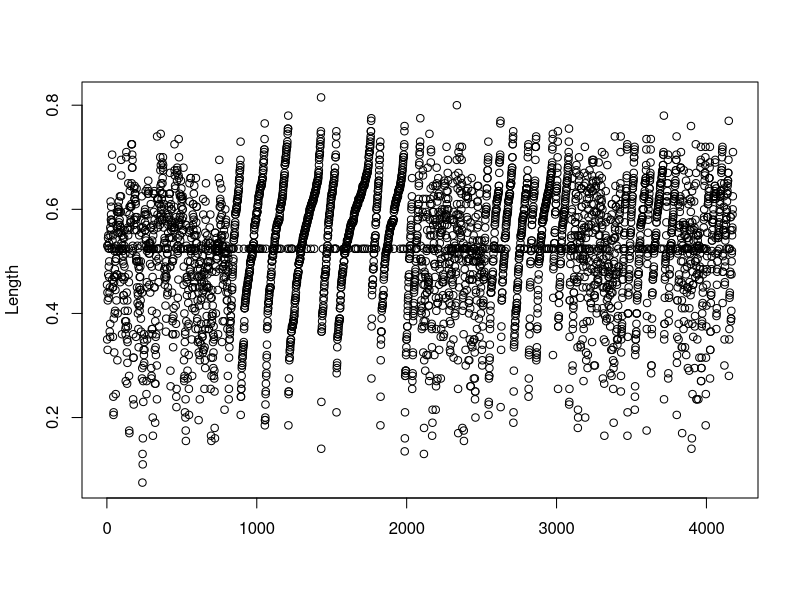
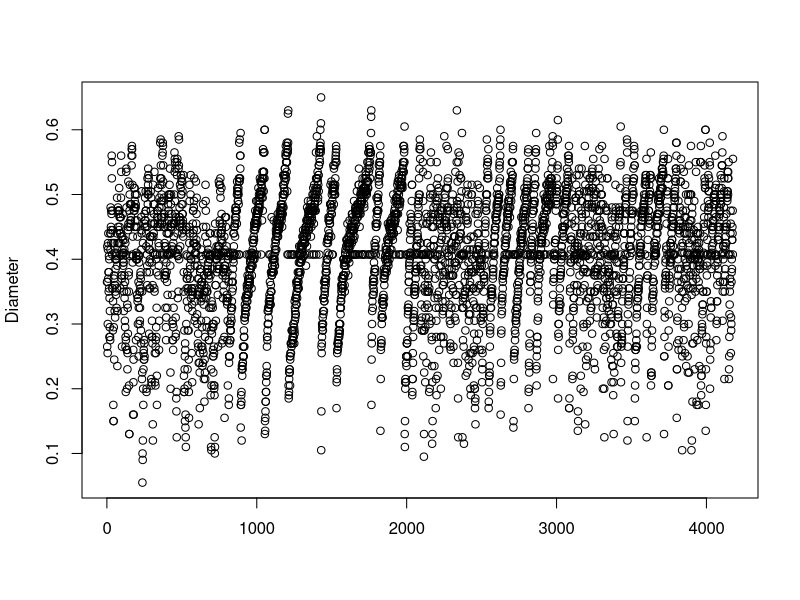
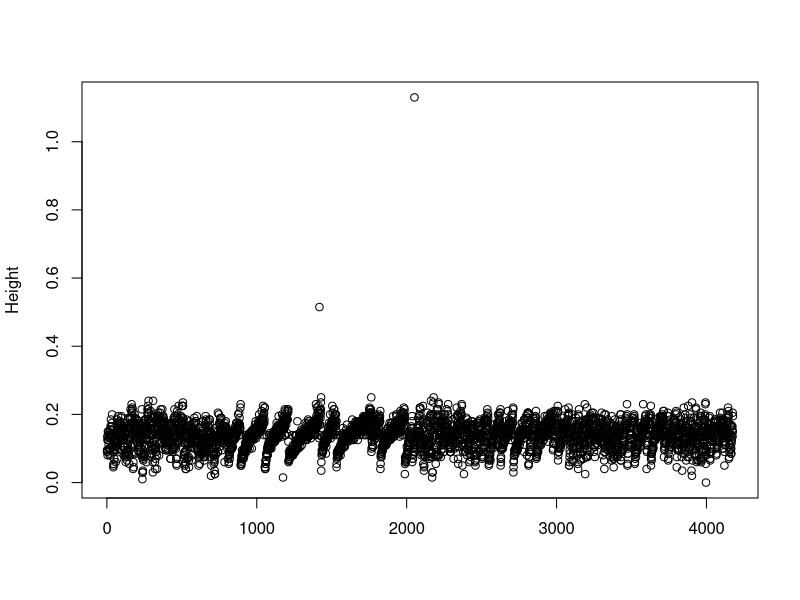
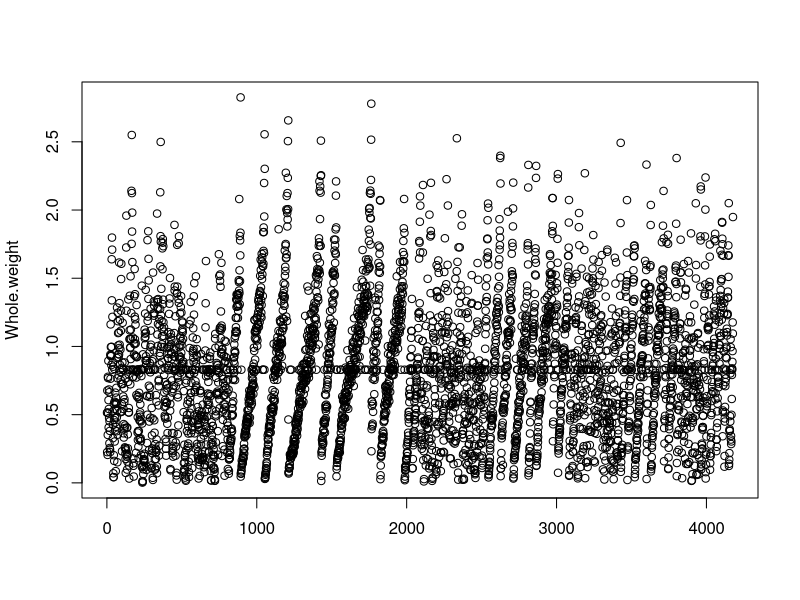
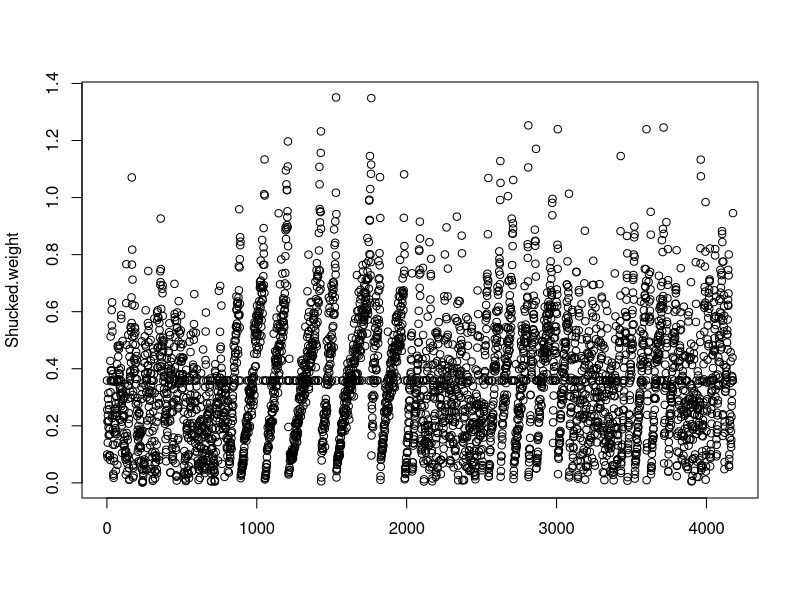
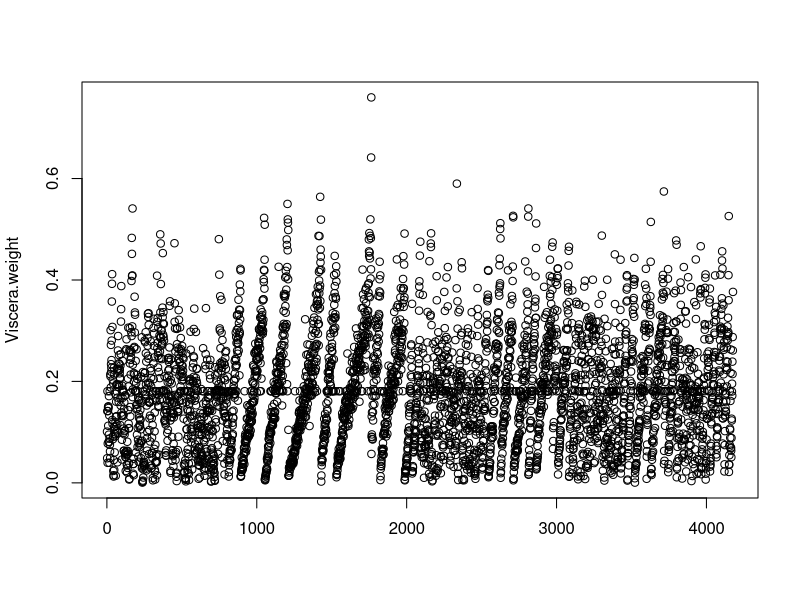
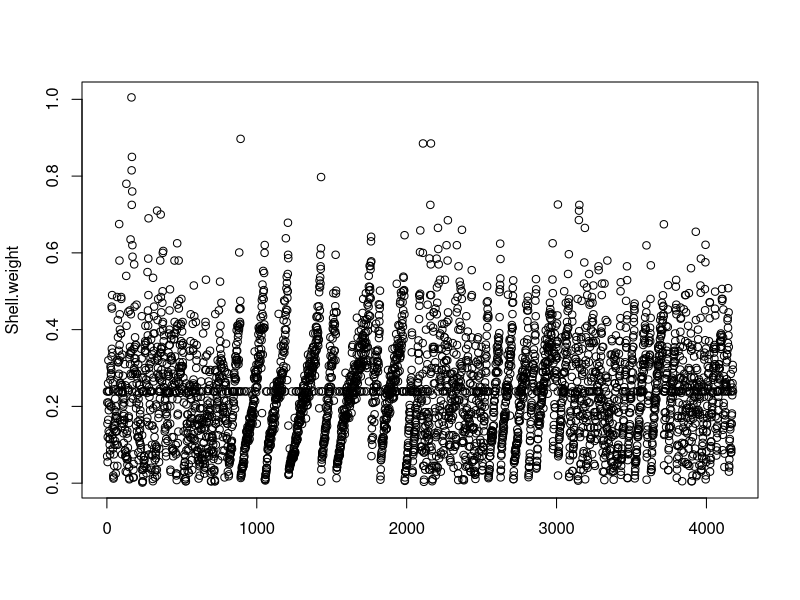
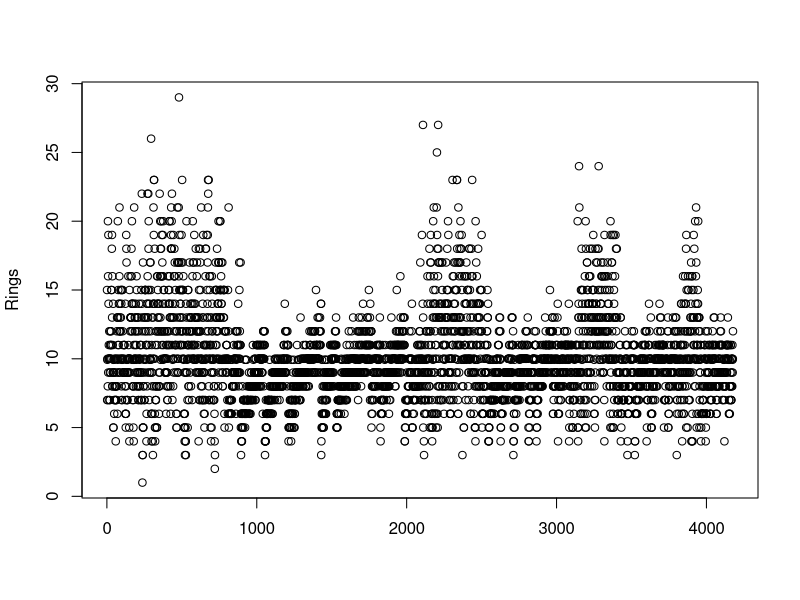

These figures' R source, in order: (Note: this script raises an error after producing the figures.)
## ---- chunk 1
set.seed(26)
## ---- chunk 2
library(knitr)
library(tibble)
library(tidyverse)
library(caret)
## ---- chunk 3
initial <- read.table("abalone_missing.csv", nrows = 4177, sep = ';', comment.char = "", na.strings = '?', header = TRUE)
classes <- sapply(initial, class)
data <- read.table("abalone_missing.csv", sep = ';', comment.char = "", na.strings = '?', header = TRUE, colClasses = classes)
## ---- chunk 4
kable(summary(data))
## ---- chunk 5
get_most_common <- function(x){
  return(names(sort(table(x), decreasing = T, na.last = T)[1]))
}
data[is.na(data[,1]), 1] <- get_most_common(data$Sex)
## ---- chunk 6
for(i in 2:ncol(data)){
  data[is.na(data[,i]), i] <- mean(data[,i], na.rm = TRUE)
}
## ---- chunk 7
for(i in 2:ncol(data)){
  plot(c(1:nrow(data)), c(data[,i]) ,type = 'p', xlab = '', ylab = names(data[i]))
}
## ---- chunk 8
correlation_data  <- cor(data[,2:9], use = "pairwise.complete.obs")
corrplot(correlation_data, method = "color", tl.cex = 0.4, order = "FPC", tl.col="black")
## ---- chunk 9
plot(data$Length, data$Shell.weight ,type = 'p', xlab = 'Length', ylab = 'Shell weight')
## ---- chunk 10
plot(data$Shell.weight, data$Rings ,type = 'p', xlab = 'Shell weight', ylab = 'Rings')
## ---- chunk 11
rdf <- data %>% select(1, 2, 4, 5, 8, 9)
forTraining <- createDataPartition(y = rdf$Rings, p = .75, list = FALSE)

trainingSet <- rdf[forTraining, ]
testingSet <- rdf[-forTraining, ]

ctrl <- trainControl(method = "repeatedcv", number = 2,repeats = 3)
fitLm <- train(Rings ~ ., data = trainingSet, method = "lm", metric = "RMSE", trControl = ctrl)

lmPredict<-predict(fitLm, newdata=testingSet)
postResample(lmPredict,testingSet$Rings)
## ---- chunk 12
fitLm %>% summary()
